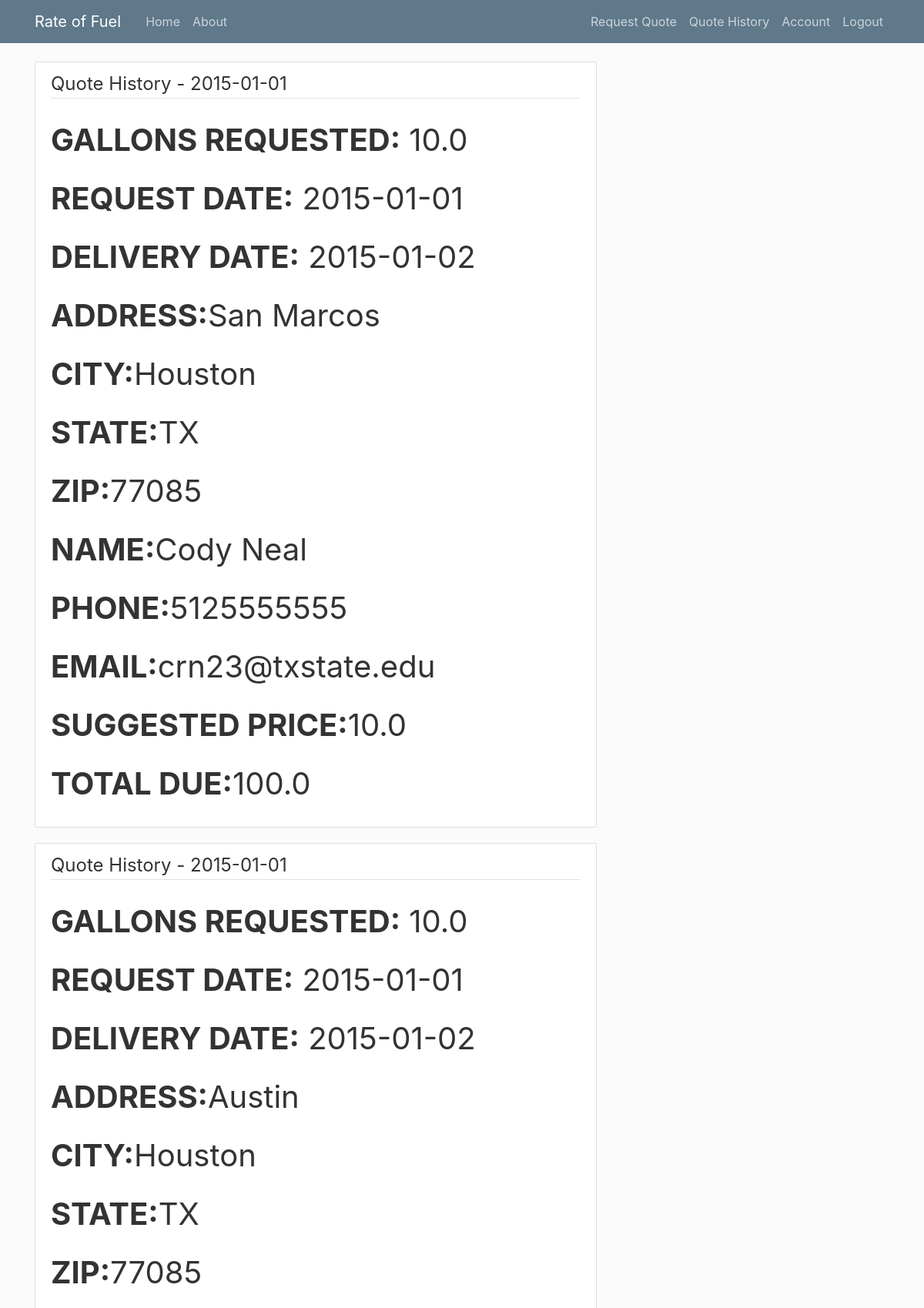
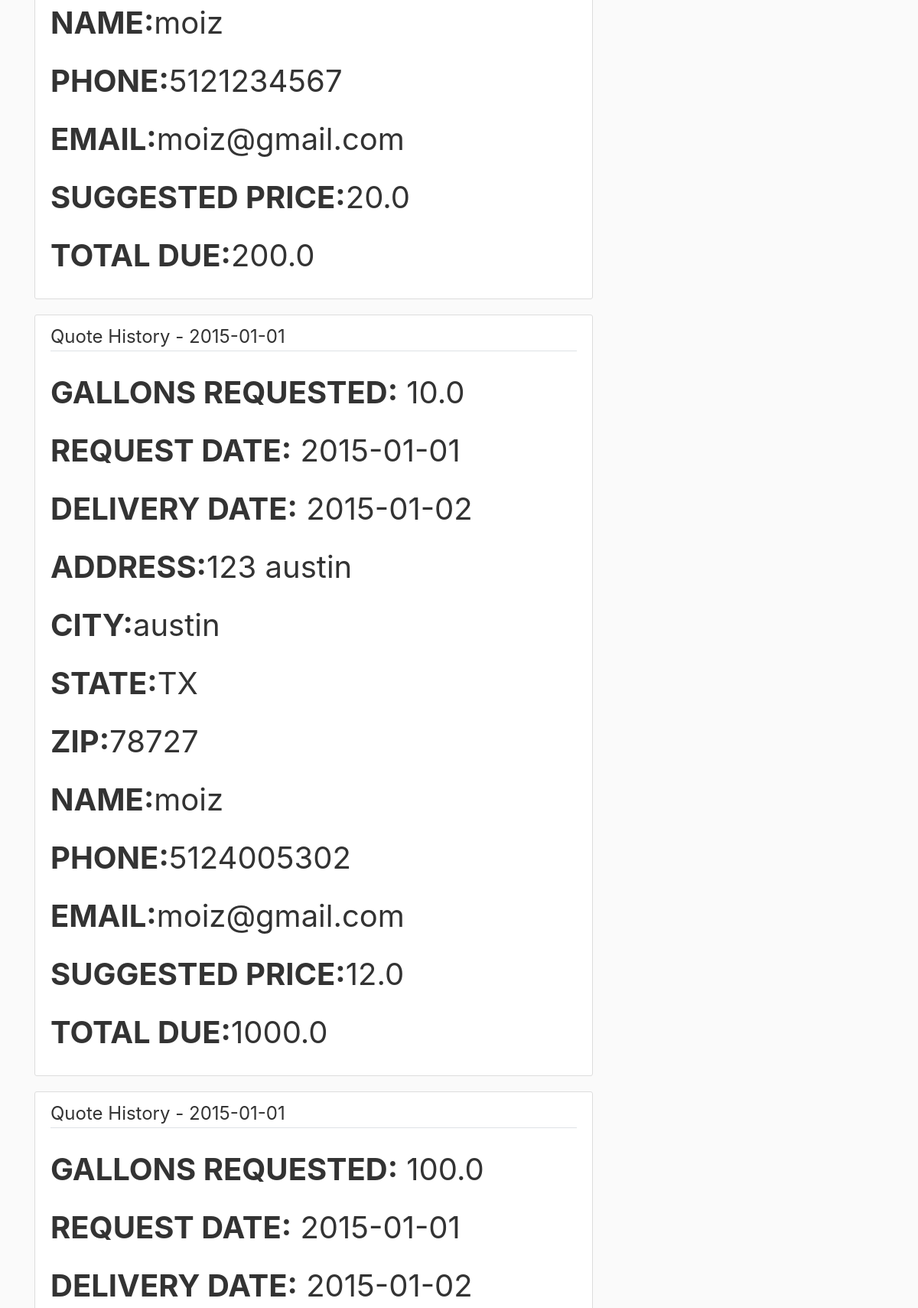
The app's page /QuoteHistory (signed in, upper part) with its own data (2 pictures, top to bottom).
### app/models.py (models this page shows, shortened)
class Quotes(db.Model):
    quoteID = db.Column(db.Integer, primary_key=True)
    gallonsRequested = db.Column(db.Float, nullable=True)
    requestDate = db.Column(db.String(10), nullable=True)
    deliveryDate = db.Column(db.String(10), nullable=True)
    address = db.Column(db.String(255), nullable=False)
    city = db.Column(db.String(100), nullable=False)
    state = db.Column(db.String(2), nullable=False)
    zip = db.Column(db.String(10), nullable=False)
    name = db.Column(db.String(255), nullable=False)
    phone = db.Column(db.String(10), nullable=False)
    email = db.Column(db.String(255), nullable=False)
    suggestedPrice = db.Column(db.Float, nullable=True)
    totalAmountDue = db.Column(db.Float, nullable=True)
    client_id = db.Column(db.Integer, db.ForeignKey('client.clientID'), nullable=False)

### app/routes.py (the view)
@app.route('/QuoteHistory')
@login_required
def QuoteHistory():
    quotes = Quotes.query.all()
    return render_template('QuoteHistory.html', quotes=quotes)

### app/models.py (called while the page is built)
@login_manager.user_loader
def load_user(client_id):
    return Client.query.get(int(client_id))

### app/templates/QuoteHistory.html
{% extends "template.html" %}
{% block content %}
    {% for quote in quotes %}
        <div class="content-section">
            <div class="media-body">
                <legend class="border-bottom mb-4">Quote History - {{ quote.requestDate }}</legend>
                <p class="account-heading"><b>GALLONS REQUESTED:</b> {{ quote.gallonsRequested }}</p>
                <p class="account-heading"><b>REQUEST DATE:</b> {{ quote.requestDate }}</p>
                <p class="account-heading"><b>DELIVERY DATE:</b> {{ quote.deliveryDate }}</p>
                <p class="account-heading"><b>ADDRESS:</b>{{ quote.address }}</p>
                <p class="account-heading"><b>CITY:</b>{{ quote.city }}</p>
                <p class="account-heading"><b>STATE:</b>{{ quote.state }}</p>
                <p class="account-heading"><b>ZIP:</b>{{ quote.zip }}</p>
                <p class="account-heading"><b>NAME:</b>{{ quote.name }}</p>
                <p class="account-heading"><b>PHONE:</b>{{ quote.phone }}</p>
                <p class="account-heading"><b>EMAIL:</b>{{ quote.email }}</p>
                <p class="account-heading"><b>SUGGESTED PRICE:</b>{{ quote.suggestedPrice }}</p>
                <p class="account-heading"><b>TOTAL DUE:</b>{{ quote.totalAmountDue }}</p>
            </div>
        </div>
    {% endfor %}
{% endblock content %}

### app/templates/template.html (shortened to what this page needs)
<!DOCTYPE html>
<html>
<head>
    <link rel="stylesheet" href="https://maxcdn.bootstrapcdn.com/bootstrap/4.0.0/css/bootstrap.min.css">
    <link rel="stylesheet" type="text/css" href="{{ url_for('static', filename='template.css') }}">
</head>
<body>
    <header class="site-header">
      <nav class="navbar navbar-expand-md navbar-dark bg-steel fixed-top">
        <div class="container">
          <a class="navbar-brand mr-4" href="/">Rate of Fuel</a>
          <div class="collapse navbar-collapse" id="navbarToggle">
            <div class="navbar-nav mr-auto">
              <a class="nav-item nav-link" href="{{ url_for('home') }}">Home</a>
              <a class="nav-item nav-link" href="{{ url_for('about') }}">About</a>
            </div>
            <div class="navbar-nav">
                {% if current_user.is_authenticated %}
                    <a class="nav-item nav-link" href="{{ url_for('requestAQuote') }}">Request Quote</a>
                    <a class="nav-item nav-link" href="{{ url_for('QuoteHistory') }}">Quote History</a>
                    <a class="nav-item nav-link" href="{{ url_for('account') }}">Account</a>
                    <a class="nav-item nav-link" href="{{ url_for('logout') }}">Logout</a>
                {% else %}
                    <a class="nav-item nav-link" href="{{ url_for('register') }}">Register</a>
                    <a class="nav-item nav-link" href="{{ url_for('login') }}">Login</a>
                {% endif %}
            </div>
          </div>
        </div>
      </nav>
    </header>
    <main role="main" class="container">
      <div class="row">
        <div class="col-md-8">
          {% block content %}{% endblock %}
        </div>
      </div>
    </main>
</body>
</html>

### app/static/template.css (style rules this page uses)
body { background: #fafafa; color: #333333; margin-top: 5rem; }
.bg-steel { background-color: #5f788a; }
.site-header .navbar-nav .nav-link { color: #cbd5db; }
.content-section { background: #ffffff; padding: 10px 20px; border: 1px solid #dddddd; border-radius: 3px; margin-bottom: 20px; }
.account-heading { font-size: 2.5rem; }

### records on screen
Quotes: requestDate "2015-01-01", gallonsRequested "10.0", deliveryDate "2015-01-02", address "San Marcos", city "Houston", state "TX", zip "77085", name "Cody Neal", phone "5125555555", email "crn23@txstate.edu", suggestedPrice "10.0", totalAmountDue "100.0"
Quotes: requestDate "2015-01-01", gallonsRequested "10.0", deliveryDate "2015-01-02", address "Austin", city "Houston", state "TX", zip "77085", name "moiz", phone "5121234567", email "moiz@gmail.com", suggestedPrice "20.0", totalAmountDue "200.0"
Quotes: requestDate "2015-01-01", gallonsRequested "10.0", deliveryDate "2015-01-02", address "123 austin", city "austin", state "TX", zip "78727", name "moiz", phone "5124005302", email "moiz@gmail.com", suggestedPrice "12.0", totalAmountDue "1000.0"
Quotes: requestDate "2015-01-01", gallonsRequested "100.0", deliveryDate "2015-01-02"
